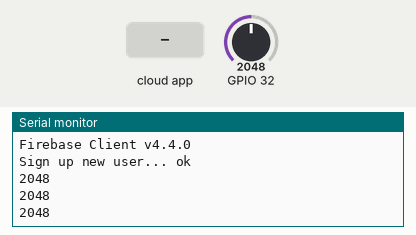
Bench run of a sketch on a simulated ESP32. Parts: the last lines printed to the serial monitor. The test bench sets the inputs (shaded band); at power-on: GPIO 32 = 2048. WiFi joins after 1.5 s; servers stay silent unless stated; the Firebase database answers and starts empty.

Above: at 2.7 s.
2.8 s: the phone or cloud app sets isRecording to 1
4.6 s: GPIO 32 set to 1260
At 5.6 s:
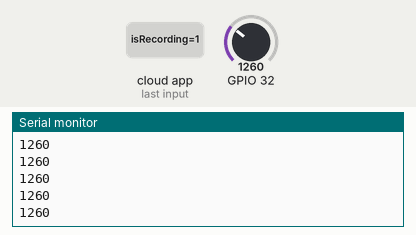
6.1 s: GPIO 32 set to 1228
At 7.1 s:
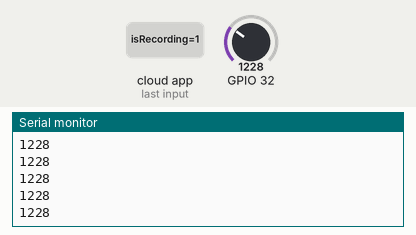
Timing chart, 0 to 9.1 s (numbered marks = the images above; inputs shaded):
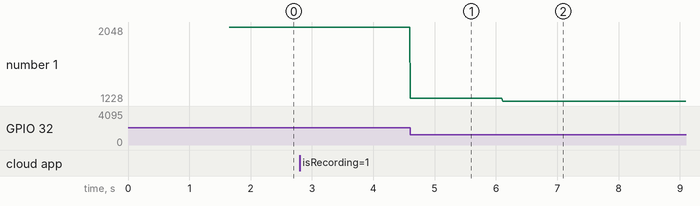

Measured:
- after the input at 4.6 s, the serial monitor: prints a new line at once (image 1)
- after the input at 6.1 s, the serial monitor: prints a new line at once (image 2)
- plotted number 1: 2048 → 1260 after the input at 4.6 s, 1260 → 1228 after the input at 6.1 s

The sketch:

zzzPPG.ino
```cpp
// 32
// SDA SCL | 21 22
#if defined(ESP32)
#include <WiFi.h>
#include <FirebaseESP32.h>
#elif defined(ESP8266)
#include <ESP8266WiFi.h>
#include <FirebaseESP8266.h>
#endif

#include <addons/TokenHelper.h>
#include <addons/RTDBHelper.h>

#define WIFI_SSID "rovit"
#define WIFI_PASSWORD "cognounpad"

#define API_KEY "AIzaSyB2njmJC2J5rTU9ecqkegcdfrXK2c1KVfM"
#define DATABASE_URL "https://gui-rovit-default-rtdb.asia-southeast1.firebasedatabase.app/"

#define USER_EMAIL "rovit@gmail.com"
#define USER_PASSWORD "Unpad57"

FirebaseData fbdo;
FirebaseAuth auth;
FirebaseConfig config;

int i = 0;

int sample;

FirebaseJsonArray arr;

void setup() {
  Serial.begin(115200);
  setupWifiAndFirebase();
}

void loop() {
  if (Firebase.ready()) {
    Firebase.RTDB.getBool(&fbdo, "L5W1D/isRecording");

    if (fbdo.boolData()) {
      arr.clear();

      Serial.println("recording...");
      for (i = 0; i < 1300; i++) {
        delay(10);
        sample = analogRead(32);
        Serial.println(sample);
        arr.add(sample);
      }

      Firebase.RTDB.set(&fbdo, "L5W1D/isRecording", false);
      Firebase.RTDB.set(&fbdo, "L5W1D/signal", &arr);
    }
    Serial.println(analogRead(32));
    if (i != 0) {
      Firebase.RTDB.set(&fbdo, "L5W1D/sample", i);
      i = 0;
    } else {
      Firebase.RTDB.set(&fbdo, "L5W1D/sample", i);
      i = 1;
    }
  }
  delay(200);
}

void setupWifiAndFirebase() {
  WiFi.begin(WIFI_SSID, WIFI_PASSWORD);
  Serial.print("Connecting to Wi-Fi");
  while (WiFi.status() != WL_CONNECTED) {
    Serial.print(".");
    delay(300);
  }
  Serial.println();
  Serial.print("Connected with IP: ");
  Serial.println(WiFi.localIP());
  Serial.println();

  Serial.printf("Firebase Client v%s\n\n", FIREBASE_CLIENT_VERSION);

  config.api_key = API_KEY;
  config.database_url = DATABASE_URL;

  auth.user.email = USER_EMAIL;
  auth.user.password = USER_PASSWORD;

  Firebase.reconnectWiFi(true);

  /* Sign Up Anonymous User*/
  Serial.print("Sign up new user... ");
  if (Firebase.signUp(&config, &auth, "", "")) {
    Serial.println("ok");
  } else
    Serial.printf("%s\n", config.signer.signupError.message.c_str());

  config.token_status_callback = tokenStatusCallback;

  Firebase.begin(&config, &auth);
}
```
